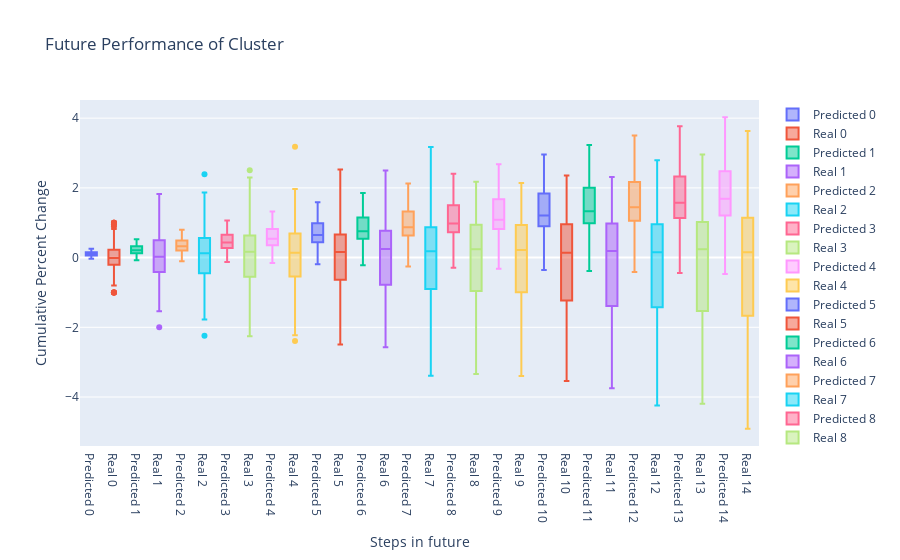

Source (notebook cell):
### Code cell
print("FINE TUNED MODEL")
print(attention_model_accuracy)
test_utils.visualize_future_distribution(attention_results)

### Figure 1 — Plotly figure (JSON) as saved in the notebook; plotly's stock layout.template omitted (floating-point values rounded to 4 significant figures; data arrays with more than 128 entries replaced by an {"elided": "..."} marker saying what was removed)
{"data": [{"name": "Predicted 0", "type": "box", "y": {"elided": "144 float values"}}, {"name": "Real 0", "type": "box", "y": {"elided": "144 float values"}}, {"name": "Predicted 1", "type": "box", "y": {"elided": "144 float values"}}, {"name": "Real 1", "type": "box", "y": {"elided": "144 float values"}}, {"name": "Predicted 2", "type": "box", "y": {"elided": "144 float values"}}, {"name": "Real 2", "type": "box", "y": {"elided": "144 float values"}}, {"name": "Predicted 3", "type": "box", "y": {"elided": "144 float values"}}, {"name": "Real 3", "type": "box", "y": {"elided": "144 float values"}}, {"name": "Predicted 4", "type": "box", "y": {"elided": "144 float values"}}, {"name": "Real 4", "type": "box", "y": {"elided": "144 float values"}}, {"name": "Predicted 5", "type": "box", "y": {"elided": "144 float values"}}, {"name": "Real 5", "type": "box", "y": {"elided": "144 float values"}}, {"name": "Predicted 6", "type": "box", "y": {"elided": "144 float values"}}, {"name": "Real 6", "type": "box", "y": {"elided": "144 float values"}}, {"name": "Predicted 7", "type": "box", "y": {"elided": "144 float values"}}, {"name": "Real 7", "type": "box", "y": {"elided": "144 float values"}}, {"name": "Predicted 8", "type": "box", "y": {"elided": "144 float values"}}, {"name": "Real 8", "type": "box", "y": {"elided": "144 float values"}}, {"name": "Predicted 9", "type": "box", "y": {"elided": "144 float values"}}, {"name": "Real 9", "type": "box", "y": {"elided": "144 float values"}}, {"name": "Predicted 10", "type": "box", "y": {"elided": "144 float values"}}, {"name": "Real 10", "type": "box", "y": {"elided": "144 float values"}}, {"name": "Predicted 11", "type": "box", "y": {"elided": "144 float values"}}, {"name": "Real 11", "type": "box", "y": {"elided": "144 float values"}}, {"name": "Predicted 12", "type": "box", "y": {"elided": "144 float values"}}, {"name": "Real 12", "type": "box", "y": {"elided": "144 float values"}}, {"name": "Predicted 13", "type": "box", "y": {"elided": "144 float values"}}, {"name": "Real 13", "type": "box", "y": {"elided": "144 float values"}}, {"name": "Predicted 14", "type": "box", "y": {"elided": "144 float values"}}, {"name": "Real 14", "type": "box", "y": {"elided": "144 float values"}}], "layout": {"title": {"text": "Future Performance of Cluster"}, "xaxis": {"title": {"text": "Steps in future"}}, "yaxis": {"title": {"text": "Cumulative Percent Change"}}}}
